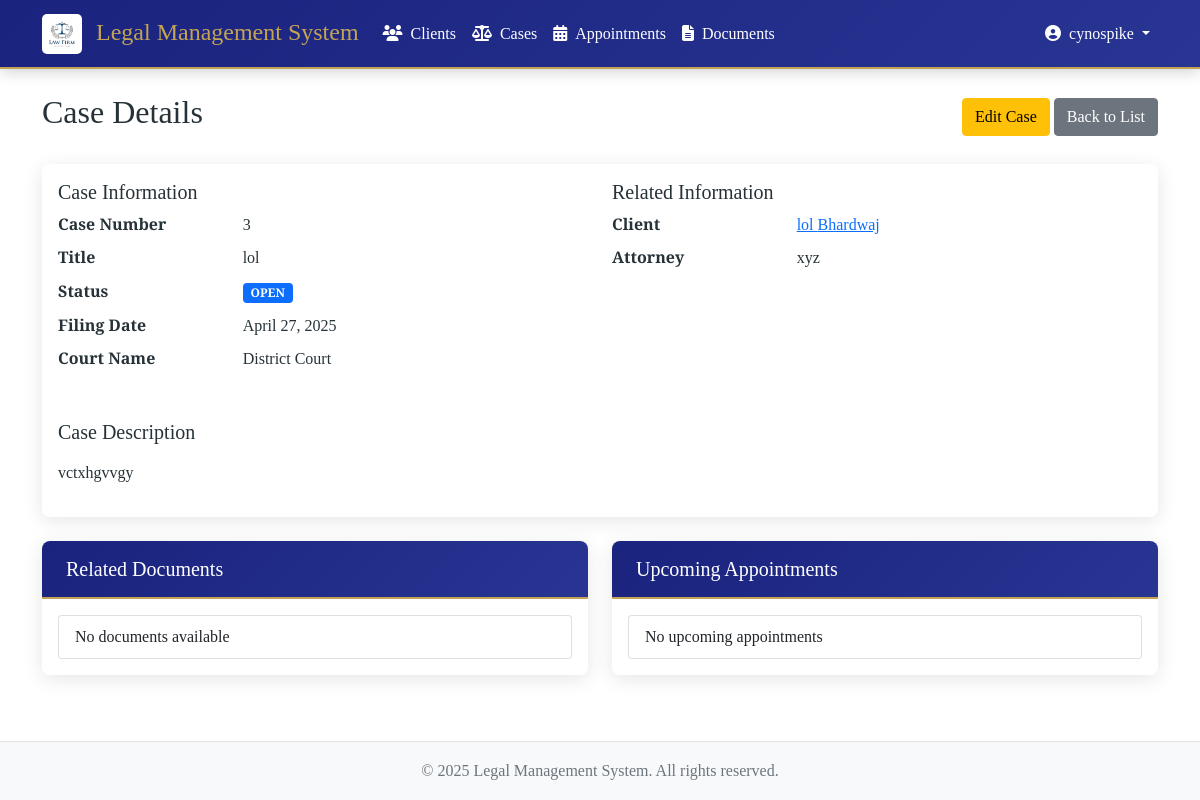
The page /cases/2/ (signed in) on the database its author committed.
### cases/models.py (models this page shows, shortened)
class Case(models.Model):
    STATUS_CHOICES = [
        ('OPEN', 'Open'),
        ('IN_PROGRESS', 'In Progress'),
        ('CLOSED', 'Closed'),
    ]
    title = models.CharField(max_length=200)
    client = models.ForeignKey(Client, on_delete=models.CASCADE, related_name='cases')
    case_number = models.IntegerField()
    assigned_attorney = models.CharField(max_length=50)
    description = models.TextField(default=" ")
    court_name = models.CharField(max_length=50,default='District Court')
    status = models.CharField(max_length=20, choices=STATUS_CHOICES, default='OPEN')
    created_at = models.DateTimeField(auto_now_add=True)
    filing_date = models.DateField(default=datetime.date.today)
    updated_at = models.DateTimeField(auto_now=True)

### clients/models.py (models this page shows, shortened)
class Client(models.Model):
    first_name = models.CharField(max_length=100)
    last_name = models.CharField(max_length=100)
    email = models.EmailField()
    phone = models.CharField(max_length=20)
    address = models.TextField()
    date_of_birth = models.DateField()
    created_at = models.DateTimeField(auto_now_add=True)
    class Meta:
        ordering = ['-created_at']

### cases/views.py (the view)
# urls.py: path('<int:pk>/', views.case_detail, name='case_detail'),
@login_required
def case_detail(request, pk):
    case = get_object_or_404(Case, pk=pk)
    return render(request, 'cases/case_detail.html', {'case': case})

### templates/cases/case_detail.html (shortened to what this page needs)
{% extends 'base.html' %}
{% block content %}
<div class="d-flex justify-content-between align-items-center mb-4">
    <h2>Case Details</h2>
    <div>
        <a href="{% url 'cases:case_update' case.pk %}" class="btn btn-warning">Edit Case</a>
        <a href="{% url 'cases:case_list' %}" class="btn btn-secondary">Back to List</a>
    </div>
</div>
<div class="card mb-4">
    <div class="card-body">
        <div class="row">
            <div class="col-md-6">
                <h5>Case Information</h5>
                <dl class="row">
                    <dt class="col-sm-4">Case Number</dt>
                    <dd class="col-sm-8">{{ case.case_number }}</dd>
                    <dt class="col-sm-4">Title</dt>
                    <dd class="col-sm-8">{{ case.title }}</dd>
                    <dt class="col-sm-4">Status</dt>
                    <dd class="col-sm-8">
                        <span class="badge bg-{% if case.status == 'OPEN' %}primary{% elif case.status == 'PENDING' %}warning{% else %}success{% endif %}">
                            {{ case.status }}
                        </span>
                    </dd>
                    <dt class="col-sm-4">Filing Date</dt>
                    <dd class="col-sm-8">{{ case.filing_date }}</dd>
                    <dt class="col-sm-4">Court Name</dt>
                    <dd class="col-sm-8">{{ case.court_name }}</dd>
                </dl>
            </div>
            <div class="col-md-6">
                <h5>Related Information</h5>
                <dl class="row">
                    <dt class="col-sm-4">Client</dt>
                    <dd class="col-sm-8">
                        <a href="{% url 'clients:client_detail' case.client.pk %}">
                            {{ case.client.first_name }} {{ case.client.last_name }}
                        </a>
                    </dd>
                    <dt class="col-sm-4">Attorney</dt>
                    <dd class="col-sm-8">{{ case.assigned_attorney }}</dd>
                </dl>
            </div>
        </div>
        <div class="mt-4">
            <h5>Case Description</h5>
            <p>{{ case.description|linebreaks }}</p>
        </div>
    </div>
</div>
<div class="row">
    <div class="col-md-6">
        <div class="card">
            <div class="card-header">
                <h5 class="mb-0">Related Documents</h5>
            </div>
            <div class="card-body">
                <ul class="list-group">
                    {% for document in case.document_set.all %}
                    <li class="list-group-item">
                        <div class="d-flex justify-content-between align-items-center">
                            <div>
                                <h6 class="mb-0">{{ document.title }}</h6>
                                <small class="text-muted">{{ document.document_type }}</small>
                            </div>
                            <a href="{{ document.file.url }}" class="btn btn-sm btn-primary">Download</a>
                        </div>
                    </li>
                    {% empty %}
                    <li class="list-group-item">No documents available</li>
                    {% endfor %}
                </ul>
            </div>
        </div>
    </div>
    <div class="col-md-6">
        <div class="card">
            <div class="card-header">
                <h5 class="mb-0">Upcoming Appointments</h5>
            </div>
            <div class="card-body">
                <ul class="list-group">
                    {% for appointment in case.appointment_set.all %}
                    <li class="list-group-item">
                        <h6 class="mb-0">{{ appointment.title }}</h6>
                        <small class="text-muted">{{ appointment.date_time|date:"F d, Y H:i" }}</small>
                    </li>
                    {% empty %}
                    <li class="list-group-item">No upcoming appointments</li>
                    {% endfor %}
                </ul>
            </div>
        </div>
    </div>
</div>
{% endblock %}

### templates/base.html (shortened to what this page needs)
{% load static %}
<!DOCTYPE html>
<html lang="en">
<head>
    <link href="https://cdn.jsdelivr.net/npm/bootstrap@5.1.3/dist/css/bootstrap.min.css" rel="stylesheet">
    <link rel="stylesheet" href="https://cdnjs.cloudflare.com/ajax/libs/font-awesome/6.5.1/css/all.min.css">
    <link rel="stylesheet" href="{% static 'css/style.css' %}">
    <link rel="stylesheet" href="{% static 'css/animations.css' %}">
</head>
<body>
    <nav class="navbar navbar-expand-lg navbar-dark">
        <div class="container">
            <a class="navbar-brand" href="{% url 'dashboard' %}">
                <img src="{% static 'images/logo.png' %}" alt="Legal Management System" height="40" class="me-2">
                Legal Management System
            </a>
            {% if user.is_authenticated %}
            <div class="collapse navbar-collapse" id="navbarNav">
                <ul class="navbar-nav me-auto">
                    <li class="nav-item">
                        <a class="nav-link" href="{% url 'clients:client_list' %}">
                            <i class="fas fa-users me-2"></i>Clients
                        </a>
                    </li>
                    <li class="nav-item">
                        <a class="nav-link" href="{% url 'cases:case_list' %}">
                            <i class="fas fa-balance-scale me-2"></i>Cases
                        </a>
                    </li>
                    <li class="nav-item">
                        <a class="nav-link" href="{% url 'appointments:appointment_list' %}">
                            <i class="fas fa-calendar-alt me-2"></i>Appointments
                        </a>
                    </li>
                    <li class="nav-item">
                        <a class="nav-link" href="{% url 'documents:document_list' %}">
                            <i class="fas fa-file-alt me-2"></i>Documents
                        </a>
                    </li>
                </ul>
                <div class="navbar-nav">
                    <div class="nav-item dropdown">
                        <a class="nav-link dropdown-toggle" href="#" id="userDropdown" role="button" data-bs-toggle="dropdown">
                            <i class="fas fa-user-circle me-2"></i>{{ user.username }}
                        </a>
                    </div>
                </div>
            </div>
            {% endif %}
        </div>
    </nav>
    <div class="content-wrapper">
        <div class="container mt-4">
            {% block content %}
            {% endblock %}
        </div>
    </div>
    <footer class="footer py-3 bg-light">
        <div class="container text-center">
            <span class="text-muted">© {% now "Y" %} Legal Management System. All rights reserved.</span>
        </div>
    </footer>
</body>
</html>

### static/css/style.css (style rules this page uses)
:root { --primary-color: #1a237e; --secondary-color: #283593; --accent-color: #c62828; --text-color: #263238; --light-bg: #f5f5f5; --gold-accent: #c4a454; }
body { font-family: 'Crimson Text', serif; color: var(--text-color); line-height: 1.6; min-height: 100vh; display: flex; flex-direction: column; margin: 0; }
.content-wrapper { flex: 1 0 auto; padding-bottom: 60px; }
.footer { flex-shrink: 0; background-color: var(--light-bg); position: fixed; bottom: 0; width: 100%; z-index: 100; border-top: 1px solid rgba(0, 0, 0, 0.1); }
.content-wrapper::before { content: ''; position: absolute; top: 0; left: 0; right: 0; bottom: 0; background-color: rgba(255, 255, 255, 0.85); z-index: -1; }
.navbar { margin-bottom: 0; }
.footer { margin-top: auto; background-color: var(--light-bg); }
.card { background-color: rgba(255, 255, 255, 0.9); backdrop-filter: blur(5px); }
.navbar { background: linear-gradient(135deg, rgba(26, 35, 126, 0.95), rgba(40, 53, 147, 0.95)) !important; }
.navbar { background: linear-gradient(135deg, var(--primary-color), var(--secondary-color)) !important; box-shadow: 0 2px 15px rgba(0,0,0,0.2); border-bottom: 2px solid var(--gold-accent); }
.navbar-brand { font-family: 'Cormorant Garamond', serif; font-size: 1.5rem; color: var(--gold-accent) !important; }
.nav-link { color: #fff !important; font-weight: 500; transition: color 0.3s ease; }
.card { border: none; box-shadow: 0 4px 20px rgba(0,0,0,0.1); background: rgba(255, 255, 255, 0.97); border-radius: 8px; overflow: hidden; }
.card-header { background: linear-gradient(135deg, var(--primary-color), var(--secondary-color)); color: white; border-bottom: 2px solid var(--gold-accent); padding: 1rem 1.5rem; }
.navbar-brand img { border-radius: 5px; object-fit: contain; height: 40px; width: auto; transition: transform 0.3s ease; }

### rows shown on the page
Case: case_number "3", title "lol", status "OPEN", filing_date "April 27, 2025", court_name "District Court", client.first_name "lol", client.last_name "Bhardwaj", assigned_attorney "xyz", description "vctxhgvvgy"

### other values the page prints
{{ user.username }} "cynospike"
